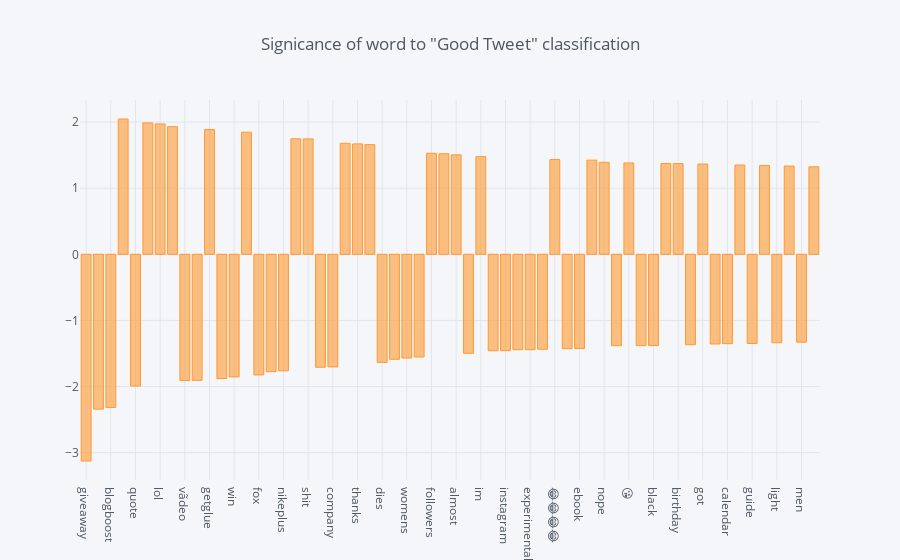

Notebook source saved alongside this figure:
### Code cell
feature_weights.set_index('word').weight.head(60).iplot(kind = 'bar', title = 'Signicance of word to "Good Tweet" classification', hline=(0,0))

### Figure 1 — Plotly figure (JSON) as saved in the notebook; plotly's stock layout.template omitted (floating-point values rounded to 4 significant figures)
{"data": [{"marker": {"color": "rgba(255, 153, 51, 0.6)", "line": {"color": "rgba(255, 153, 51, 1.0)", "width": 1}}, "name": "weight", "orientation": "v", "text": "", "type": "bar", "x": ["giveaway", "via", "blogboost", "haha", "quote", "thank", "lol", "hahaha", "vãdeo", "gostei", "getglue", "pack", "win", "tonight", "fox", "learn", "nikeplus", "😒", "shit", "system", "company", "yeah", "thanks", "oh", "dies", "recipes", "womens", "join", "followers", "cant", "almost", "program", "im", "mens", "instagram", "download", "experimental", "—", "😂😂😂😂", "fedupmovie", "ebook", "fuck", "nope", "power", "😘", "edition", "black", "amas", "birthday", "bowl", "got", "grt", "calendar", "ok", "guide", "guess", "light", "ass", "men", "😍"], "y": [-3.126, -2.342, -2.316, 2.047, -1.992, 1.987, 1.973, 1.931, -1.909, -1.906, 1.887, -1.879, -1.854, 1.847, -1.824, -1.775, -1.762, 1.747, 1.746, -1.708, -1.703, 1.68, 1.67, 1.659, -1.635, -1.587, -1.569, -1.553, 1.529, 1.521, 1.504, -1.497, 1.478, -1.459, -1.457, -1.443, -1.442, -1.436, 1.433, -1.428, -1.425, 1.424, 1.391, -1.383, 1.382, -1.381, -1.38, 1.373, 1.372, -1.368, 1.365, -1.357, -1.351, 1.351, -1.348, 1.343, -1.338, 1.335, -1.329, 1.324]}], "layout": {"autosize": true, "legend": {"bgcolor": "#F5F6F9", "font": {"color": "#4D5663"}}, "paper_bgcolor": "#F5F6F9", "plot_bgcolor": "#F5F6F9", "shapes": [{"line": {"color": "#db4052", "dash": "solid", "width": 1}, "type": "line", "x0": 0, "x1": 1, "xref": "paper", "y0": [0, 0], "y1": [0, 0], "yref": "y"}], "title": {"font": {"color": "#4D5663"}, "text": "Signicance of word to \"Good Tweet\" classification"}, "xaxis": {"autorange": true, "gridcolor": "#E1E5ED", "range": [-0.5, 59.5], "showgrid": true, "tickfont": {"color": "#4D5663"}, "title": {"font": {"color": "#4D5663"}, "text": ""}, "type": "category", "zerolinecolor": "#E1E5ED"}, "yaxis": {"autorange": true, "gridcolor": "#E1E5ED", "range": [-3.413, 2.334], "showgrid": true, "tickfont": {"color": "#4D5663"}, "title": {"font": {"color": "#4D5663"}, "text": ""}, "type": "linear", "zerolinecolor": "#E1E5ED"}}}
